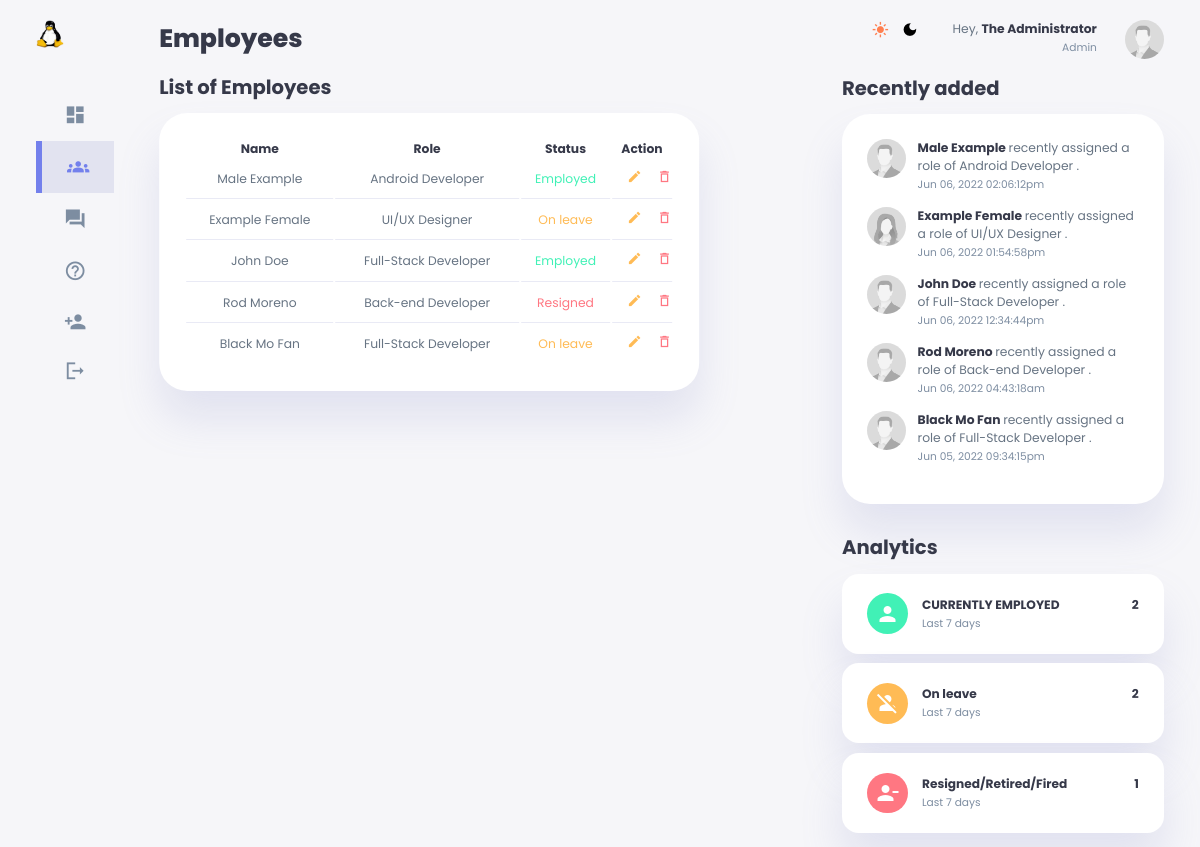
The app's page /components/employees.php (signed in) with its own data.
### tables this page shows
CREATE TABLE `users` (
  `id` bigint(20) NOT NULL,
  `user_id` bigint(20) NOT NULL,
  `full_name` varchar(100) NOT NULL,
  `gender` varchar(50) NOT NULL,
  `user_name` varchar(100) NOT NULL,
  `birthday` varchar(50) NOT NULL,
  `role` varchar(100) NOT NULL,
  `email` varchar(100) NOT NULL,
  `password` varchar(100) NOT NULL,
  `date` datetime NOT NULL,
  `update_date` timestamp NOT NULL DEFAULT current_timestamp() ON UPDATE current_timestamp(),
  `employment_status` varchar(100) NOT NULL,
  `salary` float NOT NULL
);

### components/employees.php (the view, shortened to what this page needs)
<?php
    include_once '../utilities/header-components.php';
    $result = mysqli_query($conn, "SELECT * FROM users ORDER BY date DESC;");
    $employmentStatus = mysqli_query($conn, "SELECT employment_status FROM users;");
    $employed = 0;
    $onleave = 0;
    $resigned = 0;
    while($ESColumn = mysqli_fetch_array($employmentStatus)){
        if($ESColumn["employment_status"] === "Employed"){
            $employed++;
        } else if($ESColumn["employment_status"] === "On leave"){
            $onleave++;
        } else if($ESColumn["employment_status"] === "Resigned"){
            $resigned++;
        } else {
            continue;
        }
    }
?>
            <h1>Employees</h1>
            <section class="recent-added" id="employees-recent-added">
                <h2>List of Employees</h2>
                <?php
                    if(mysqli_num_rows($result) > 0) {
                ?>
                <table id="employees-file-table">
                    <thead>
                        <tr>
                            <th>Name</th>
                            <th>Role</th>
                            <th>Status</th>
                            <?php
                                if($_SESSION["username"] === "Admin") {
                                    echo "<th>Action</th>";
                                }
                            ?>
                        </tr>
                    </thead>
                    <tbody>
                    <?php
                            while($row = mysqli_fetch_array($result)) {
                                if($row['user_name'] === "Admin"){
                                    continue;
                                }
                        ?>
                            <tr>
                                <td><?php echo $row['full_name']; ?></td>
                                <td><?php echo $row['role']; ?></td>
                                <td class="<?php
                                            if($row["employment_status"] === "Employed") {
                                                echo "success";
                                            } else if($row["employment_status"] === "On leave") {
                                                echo "warning";
                                            } else if($row["employment_status"] === "Resigned") {
                                                echo "danger";
                                            }
                                            ?>"><?php echo $row['employment_status']; ?></td>
                                <?php
                                    if($_SESSION["username"] === "Admin") {
                                        echo '<td id="actions">';
                                        echo '    <a href="../includes/edit-user.inc.php?user_id=';
                                                    echo $row["user_id"];
                                        echo '      "><span class="material-icons-sharp" id="edit-icon">edit</span></a>';
                                        echo '    <form action="../includes/delete-user.inc.php" method="POST">';
                                        echo '            <button id="delete-button" type="submit" name="delete_student" value="';
                                                    echo $row["user_id"];
                                        echo '            ">';
                                        echo '                <span class="material-icons-sharp" id="delete-icon">delete_outline</span>';
                                        echo '            </button>';
                                        echo '    </form>';
                                        echo '</td>';
                                    }
                                ?>
                            </tr>
                        <?php
                            }
                        ?>
                    </tbody>
                </table>
                <?php
                    }
                    else {
                        echo "No result found";
                    }
                ?>
            </section>
<?php
    include_once '../utilities/footer-placeholder.php';
?>

### utilities/footer-placeholder.php (shortened to what this page needs)
</main>
        <section class="right">
            <div class="top">
                <div id="theme-toggler">
                    <span class="material-icons-sharp" id="sun">
                    </span>
                    <span class="material-icons-sharp" id="moon">
                    </span>
                </div>
                <div class="profile">
                    <div class="info">
                        <p>Hey, <b>
                             <?php
                                echo $_SESSION["fullname"];
                                ?>
                            </b></p>
                        <small class="text-muted">
                            <?php
                                if($_SESSION["username"] === "Admin"){
                                    echo "Admin";
                                }
                                else{
                                    echo "Employee";
                                }
                            ?>
                        </small>
                    </div>
                    <div class="profile-photo">
                        <img src="../assets/images/<?php echo $_SESSION["gender"];?>.jpg">
                    </div>
                </div>
                </div>
                <?php
                if(basename($_SERVER["SCRIPT_FILENAME"], '.php') !== "employees" || basename($_SERVER["SCRIPT_FILENAME"], '.php') !== "edit-user.inc") {
                echo '<div class="recent-updates">';
                echo '<h2>Recently added</h2>';
                    $result = mysqli_query($conn, "SELECT * FROM users ORDER BY date DESC;");
                    if(mysqli_num_rows($result) > 0) {
                        echo '<div class="updates">';
                        while($row = mysqli_fetch_array($result)) {
                            if($row['user_name'] === "Admin"){
                                continue;
                            }
                echo '        <div class="update">';
                echo '            <div class="profile-photo">';
                echo '                <img src="../assets/images/';
                                if($row["gender"] === "Male") {
                                    echo "Male";
                                } else {
                                    echo "Female";
                                }
                echo '.jpg">';
                echo '            </div>';
                echo '            <div class="message">';
                echo '                <p><b>';
                                    echo $row["full_name"];
                echo '                </b> recently assigned a role of ';
                                    echo $row["role"];
                echo '                    .</p>';
                echo '                <small class="text-muted">';
                                echo date('M d, Y h:i:sa', strtotime($row["date"]));
                echo '                </small>';
                echo '            </div>';
                echo '        </div>';
                        }
                        } else {
                            echo "No result found";
                        }
                echo '</div>';
                echo '</div>';
                echo '<div class="analytics">';
                echo '<h2>Analytics</h2>';
                echo '<div class="item online">';
                echo '    <div class="icon">';
                echo '        <span class="material-icons-sharp">';
                echo '        </span>';
                echo '    </div>';
                echo '    <div class="right">';
                echo '        <div class="info">';
                echo '            <h3>CURRENTLY EMPLOYED</h3>';
                echo '            <small class="text-muted">Last 7 days</small>';
                echo '        </div>';
                echo '        <h3>';
                                    echo $employed - 1;
                echo '        </h3>';
                echo '    </div>';
                echo '</div>';
                echo '<div class="item offline">';
                echo '    <div class="icon">';
                echo '        <span class="material-icons-sharp">';
                echo '        </span>';
                echo '    </div>';
                echo '    <div class="right">';
                echo '        <div class="info">';
                echo '            <h3>On leave</h3>';
                echo '            <small class="text-muted">Last 7 days</small>';
                echo '        </div>';
                echo '        <h3>';
                                echo $onleave;
                echo '        </h3>';
                echo '    </div>';
                echo '</div>';
                echo '<div class="item customers">';
                echo '    <div class="icon">';
                echo '        <span class="material-icons-sharp">';
                echo '        </span>';
                echo '    </div>';
                echo '    <div class="right">';
                echo '        <div class="info">';
                echo '            <h3>Resigned/Retired/Fired</h3>';
                echo '            <small class="text-muted">Last 7 days</small>';
                echo '        </div>';
                echo '        <h3>';
                                echo $resigned;
                echo '        </h3>';
                echo '    </div>';
                echo '</div>';
                echo '</div>';
                }
            ?>
        </section>
    </section>
</body>
</html>

### records on screen
users: full_name "Male Example", role "Android Developer", employment_status "Employed", $row["user_id"] 5044551638782290611 (drawn), date "Jun 06, 2022 02:06:12pm"
users: full_name "Example Female", role "UI/UX Designer", employment_status "On leave", $row["user_id"] 4111512833 (drawn), date "Jun 06, 2022 01:54:58pm"
users: full_name "John Doe", role "Full-Stack Developer", employment_status "Employed", $row["user_id"] 1788092099 (drawn), date "Jun 06, 2022 12:34:44pm"
users: full_name "Rod Moreno", role "Back-end Developer", employment_status "Resigned", $row["user_id"] 950749346670492585 (drawn), date "Jun 06, 2022 04:43:18am"
users: full_name "Black Mo Fan", role "Full-Stack Developer", employment_status "On leave", $row["user_id"] 6685071828765 (drawn), date "Jun 05, 2022 09:34:15pm"

### other values on screen
$_SESSION["fullname"] "The Administrator"
$employed - 1 "2"
$onleave "2"
$resigned "1"
